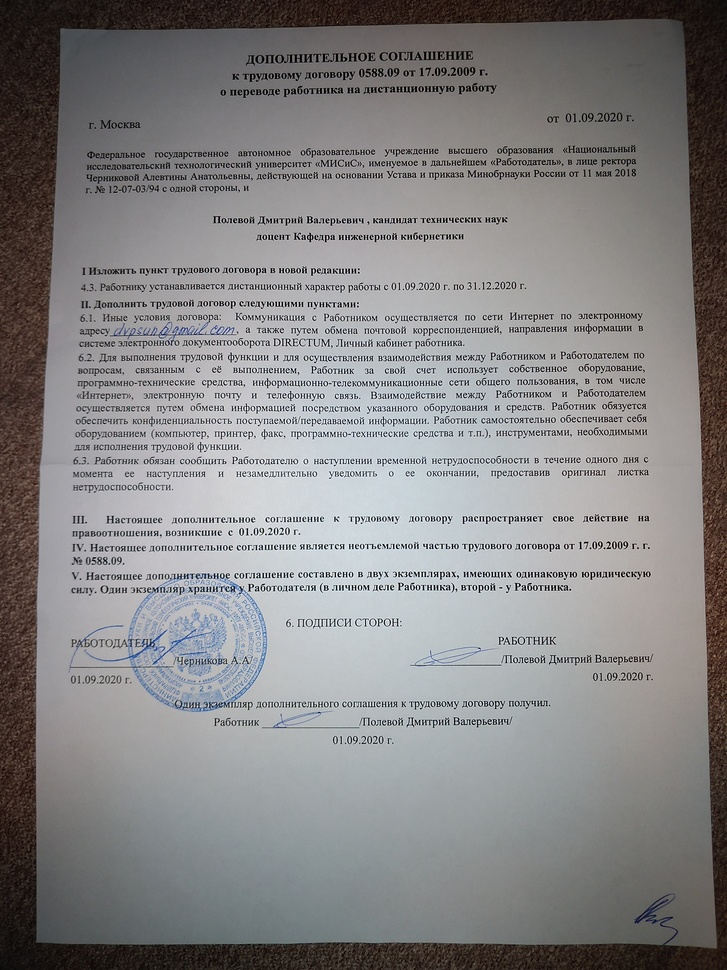
//> input picture data/lab04.src.jpg, 727 x 970 px, shrunk from 2448 x 3264 before the run
$ ./lab04   (built with g++ and OpenCV 4)
//> lines starting //> are read from the running program, lines starting //| are printed output that depends on the picture
#include <opencv2/opencv.hpp>


void fast_gaussian_binarization(const cv::Mat1b& input, cv::Mat1b& output) {
	cv::Mat1b gaussian_img;
	int32_t window_size = 27;
	cv::GaussianBlur(input, gaussian_img, cv::Size(window_size, window_size), 0, 0);
	cv::Mat1b d;
	cv::absdiff(gaussian_img, input, d);
	cv::GaussianBlur(d, d, cv::Size(window_size, window_size), 0, 0);
	cv::Mat res1, res2;
	int32_t d0 = 10;
	cv::subtract(gaussian_img, input, res1);
	cv::add(d, d0, res2);
	cv::divide(res1, res2, res1);
	output = cv::Mat::zeros(input.rows, input.cols, CV_8UC1);
	int thres = 1;
	output.setTo(255, res1 < thres);
}


double connectivity_component_analysis(const cv::Mat1b& img, const cv::Mat1b& etalon) {
	cv::Mat1b inv_img;
	cv::bitwise_not(img, inv_img);
	cv::Mat labels, stats, centroids;
	uint32_t components_number = cv::connectedComponentsWithStats(
		inv_img, labels, stats, centroids);

	cv::Mat1b inv_et;
	cv::bitwise_not(etalon, inv_et);
	cv::Mat labels_et, stats_et, centroids_et;
	uint32_t components_number_et = cv::connectedComponentsWithStats(
		inv_et, labels_et, stats_et, centroids_et);

	int32_t fp = components_number, fn = 0;
	double tp = 0;
	for (uint32_t i_component = 1; i_component < components_number_et; i_component += 1) {
		cv::Mat1b component;
		int32_t comp_left = stats_et.at<int32_t>(i_component, cv::CC_STAT_LEFT);
		int32_t comp_top = stats_et.at<int32_t>(i_component, cv::CC_STAT_TOP);
		int32_t comp_width = stats_et.at<int32_t>(i_component, cv::CC_STAT_WIDTH);
		int32_t comp_height = stats_et.at<int32_t>(i_component, cv::CC_STAT_HEIGHT);
		cv::Rect comp_rect = cv::Rect(comp_left, comp_top, comp_width, comp_height);
		cv::compare(labels_et(comp_rect), i_component, component, cv::CMP_EQ);
		cv::Mat1b res_and;
		cv::bitwise_and(component, inv_img(comp_rect), res_and);
		int32_t res_area = cv::countNonZero(res_and);
		if (res_area == 0) {
			fn += 1;
			continue;
		}
		fp -= 1;
		tp += static_cast<double>(res_area)
			/ stats_et.at<int32_t>(i_component, cv::CC_STAT_AREA);
	}
	fp = abs(fp);
	double recall = tp / (tp + fn);
	double prec = tp / (tp + fp);
	return 2 * prec * recall / (prec + recall);
}


double score(const cv::Mat1b& img, const cv::Mat1b& etalon) {
	return (connectivity_component_analysis(img, etalon) + connectivity_component_analysis(etalon, img)) / 2;
}


void error_illustration(const cv::Mat1b& img, const cv::Mat1b& standard, const std::string method) {
	cv::Mat3b dev_img;
	cv::cvtColor(img, dev_img, cv::COLOR_GRAY2RGB);
	dev_img.setTo(cv::Vec3b(0, 0, 255), img > standard);
	dev_img.setTo(cv::Vec3b(0, 255, 0), img < standard);
	cv::imwrite("lab04.e" + method + ".png", dev_img);
}

void process(cv::Mat1b& img, const cv::Mat1b& etalon, const std::string method) {
	double score1 = score(img, etalon);

	cv::GaussianBlur(img, img, cv::Size(3, 3), 0, 0);
	double score2 = score(img, etalon);
	cv::imwrite("lab04.f" + method + ".png", img);

	cv::Mat1b inv_img;
	cv::bitwise_not(img, inv_img);

	cv::Mat labels, stats, centroids;
	uint32_t components_number = cv::connectedComponentsWithStats(
		inv_img, labels, stats, centroids);
	int32_t margin = 200, small_comp_size = 50;
	std::set<int32_t> bad_components;
	for (uint32_t i_component = 0; i_component < components_number; i_component += 1) {
		if (stats.at<int32_t>(i_component, cv::CC_STAT_AREA) < small_comp_size
			|| stats.at<int32_t>(i_component, cv::CC_STAT_LEFT) < margin
			|| stats.at<int32_t>(i_component, cv::CC_STAT_TOP) < margin
			|| stats.at<int32_t>(i_component, cv::CC_STAT_LEFT)
			+ stats.at<int32_t>(i_component, cv::CC_STAT_WIDTH) > img.cols - margin
			|| stats.at<int32_t>(i_component, cv::CC_STAT_TOP)
			+ stats.at<int32_t>(i_component, cv::CC_STAT_HEIGHT) > img.rows - margin) {
			bad_components.insert(i_component);
		}
	}

	for (uint32_t i_row = 0; i_row < img.rows; i_row += 1) {
		for (uint32_t i_col = 0; i_col < img.cols; i_col += 1) {
			if (bad_components.count(labels.at<int32_t>(i_row, i_col))) {
				img.at<uint8_t>(i_row, i_col) = 255;
			}
		}
	}
	double score3 = score(img, etalon);
	cv::imwrite("lab04.v" + method + ".png", img);

	error_illustration(img, etalon, method);

	std::cout << "Results of the method " + method + ": " << std::endl;
	std::cout << "binarization - " << score1 << std::endl;
	std::cout << "filtering - " << score2 << std::endl;
	std::cout << "filtering components - " << score3 << std::endl;
}

int main() {
	cv::Mat img = cv::imread("lab04.src.jpg");
//> img is the input picture: 970 rows x 727 cols, CV_8UC3; mean B, G, R 133, 132.6, 133.7
	cv::Mat etalon = cv::imread("etalon.png");
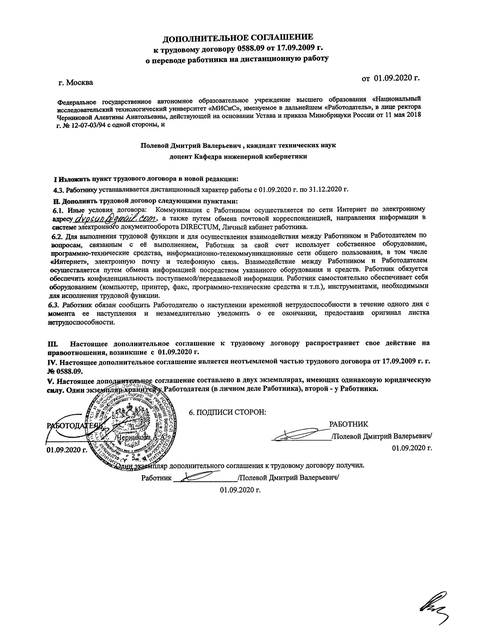
//> input picture data/etalon.png, 481 x 642 px, shrunk from 1620 x 2160 before the run
//> etalon is the input picture: 642 rows x 481 cols, CV_8UC3; min 0, max 255, mean 237.5
	resize(etalon, etalon, cv::Size(img.cols, img.rows));
//> etalon: 970 rows x 727 cols, CV_8UC3

	cvtColor(etalon, etalon, cv::COLOR_BGR2GRAY);
//> etalon: 970 rows x 727 cols, CV_8UC1

	cv::Mat g1;
	cvtColor(img, g1, cv::COLOR_BGR2GRAY);
	imwrite("lab04.g1.png", g1);

	cv::Mat1b b1;
	cv::adaptiveThreshold(g1, b1, 255, cv::ADAPTIVE_THRESH_GAUSSIAN_C, cv::THRESH_BINARY, 19, 10);
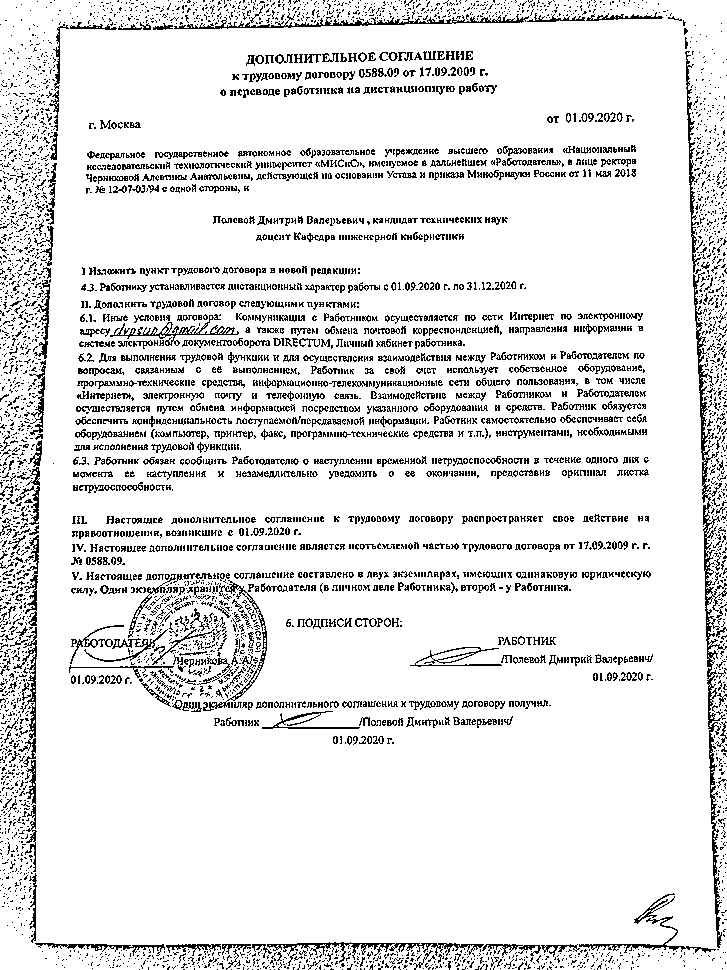
//> b1: 970 rows x 727 cols, CV_8UC1; 89.3% white; black in thin lines or dots
	imwrite("lab04.b1.png", b1);
	process(b1, etalon, "1");
//> in connectivity_component_analysis, `cv::bitwise_not(img, inv_img);`: inv_img: 970 rows x 727 cols, CV_8UC1; 10.7% white in thin lines or dots
//> in connectivity_component_analysis, `uint32_t components_number = cv::connectedComponentsWithStats( inv_img..`:
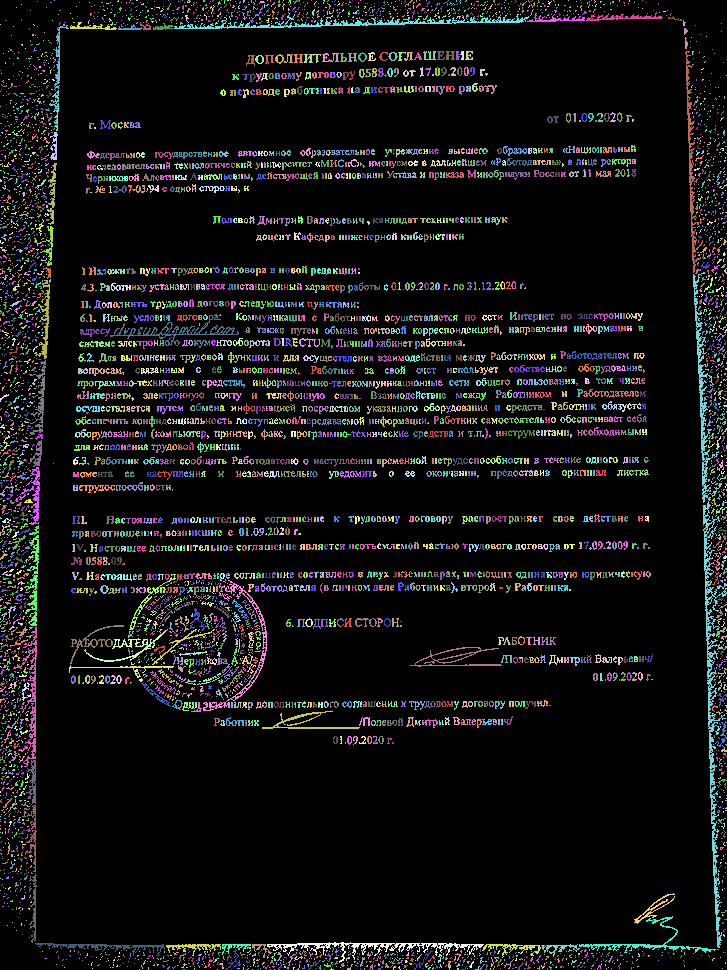
//> labels: 970 rows x 727 cols, CV_32SC1; 5131 distinct labels, from 0 to 5130; one colour per label, 0 black
//> in connectivity_component_analysis, `uint32_t components_number = cv::connectedComponentsWithStats( inv_img..`: centroids = 5131 pairs, first value 0 to 726, second value 0 to 969; components_number = 5131
//> in connectivity_component_analysis, `uint32_t components_number_et = cv::connectedComponentsWithStats( inv_..`:
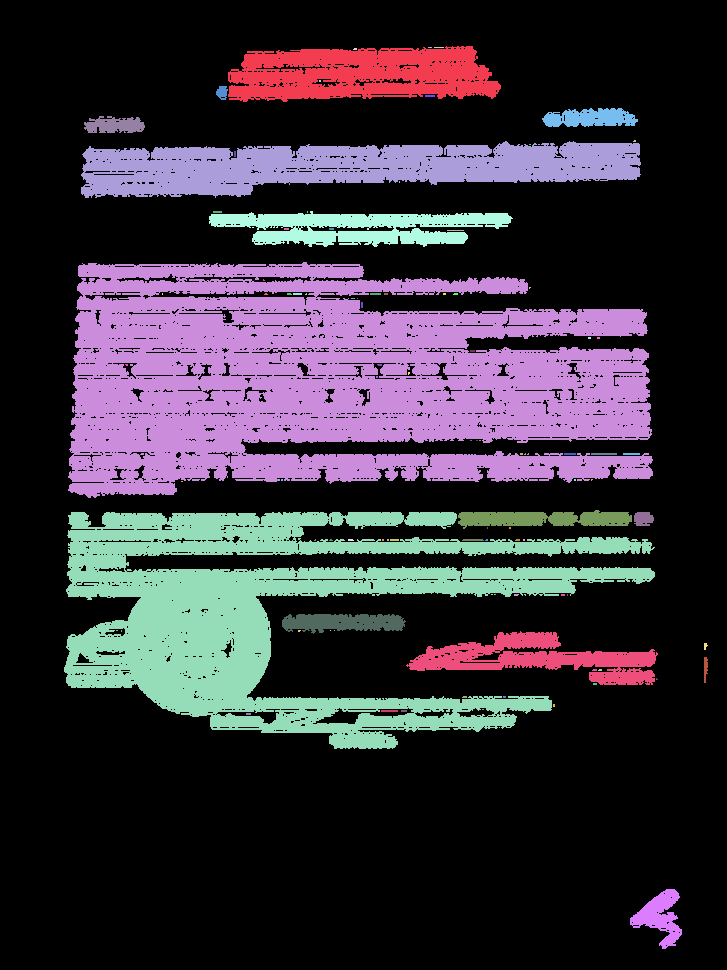
//> labels_et: 970 rows x 727 cols, CV_32SC1; 101 distinct labels, from 0 to 100; one colour per label, 0 black
//> in connectivity_component_analysis, `uint32_t components_number_et = cv::connectedComponentsWithStats( inv_..`: stats_et = 101 rows, first 6: [0, 0, 727, 970, 495843], [228, 46, 273, 56, 11346], [428, 47, 4, 1, 4], [434, 47, 10, 1, 10], [353, 48, 4, 2, 7], [319, 80, 2, 2, 4]; centroids_et = 101 pairs, first value 114.2 to 705.2, second value 47 to 916.3; components_number_et = 101
//> in connectivity_component_analysis, `int32_t fp = components_number, fn = 0;`: fp = 5131
//> the loop in connectivity_component_analysis, `for (uint32_t i_component = 1; i_component < components_number_et; i_c..` made 100 passes
//> (comp_left, comp_top, comp_width, comp_height, res_area, fp, tp) on passes 1, 6, 8, 9, 10, 18, 23, 58, 59, 60: (228, 46, 273, 56, 2871, 5130, 0.253), (216, 86, 12, 14, 26, 5129, 0.466), (542, 108, 96, 19, 284, 5128, 0.677), (84, 116, 61, 17, 168, 5127, 0.893), (81, 141, 560, 57, 5429, 5126, 1.15), (209, 211, 304, 36, 1572, 5125, 1.39), (68, 262, 585, 236, 23504, 5124, 1.63), (458, 510, 174, 19, 506, 5123, 1.85), (64, 512, 591, 237, 14216, 5122, 2.1), (634, 512, 20, 14, 38, 5121, 2.26)
//> (comp_left, comp_top, comp_width, comp_height) on pass 93: (503, 696, 3, 2)
//> in connectivity_component_analysis (call 3), `uint32_t components_number = cv::connectedComponentsWithStats( inv_img..`:
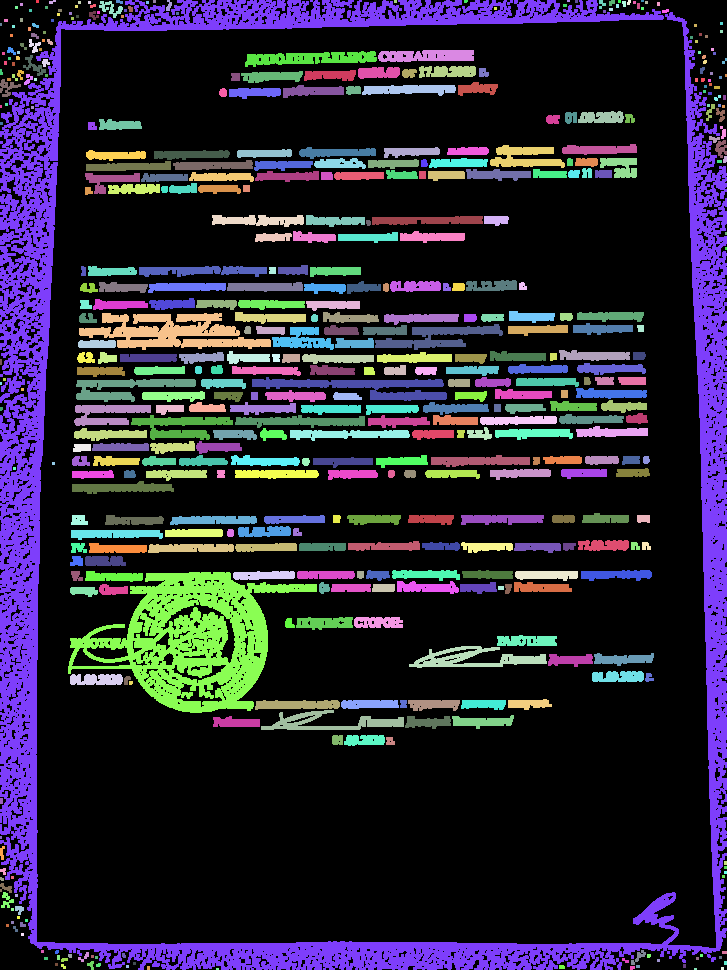
//> labels: 970 rows x 727 cols, CV_32SC1; 479 distinct labels, from 0 to 478; one colour per label, 0 black
//> the loop in connectivity_component_analysis (call 3), `for (uint32_t i_component = 1; i_component < components_number_et; i_c..` made 100 passes
//> in connectivity_component_analysis (call 5), `uint32_t components_number = cv::connectedComponentsWithStats( inv_img..`: labels: 970 rows x 727 cols, CV_32SC1; 117 distinct labels, from 0 to 116
//> in error_illustration, `dev_img.setTo(cv::Vec3b(0, 255, 0), img < standard);`: dev_img: 970 rows x 727 cols, CV_8UC3; mean R, G, B 179.5, 189.3, 245
//| binarization - 0.225047
//| filtering - 0.318116
//| filtering components - 0.477429

	cv::Mat1b b2;
	fast_gaussian_binarization(g1, b2);
//> in fast_gaussian_binarization, `output.setTo(255, res1 < thres);`: output: 970 rows x 727 cols, CV_8UC1; 89.7% white; black in thin lines or dots
	cv::imwrite("lab04.b2.png", b2);
	process(b2, etalon, "2");
//> call 2 of process, with method = '2'
//> in connectivity_component_analysis (call 7), `cv::bitwise_not(img, inv_img);`: inv_img: 970 rows x 727 cols, CV_8UC1; 10.3% white in thin lines or dots
//> in connectivity_component_analysis (call 7), `uint32_t components_number = cv::connectedComponentsWithStats( inv_img..`: labels: 970 rows x 727 cols, CV_32SC1; 5698 distinct labels, from 0 to 5697
//> in process (call 2), `uint32_t components_number = cv::connectedComponentsWithStats( inv_img..`:
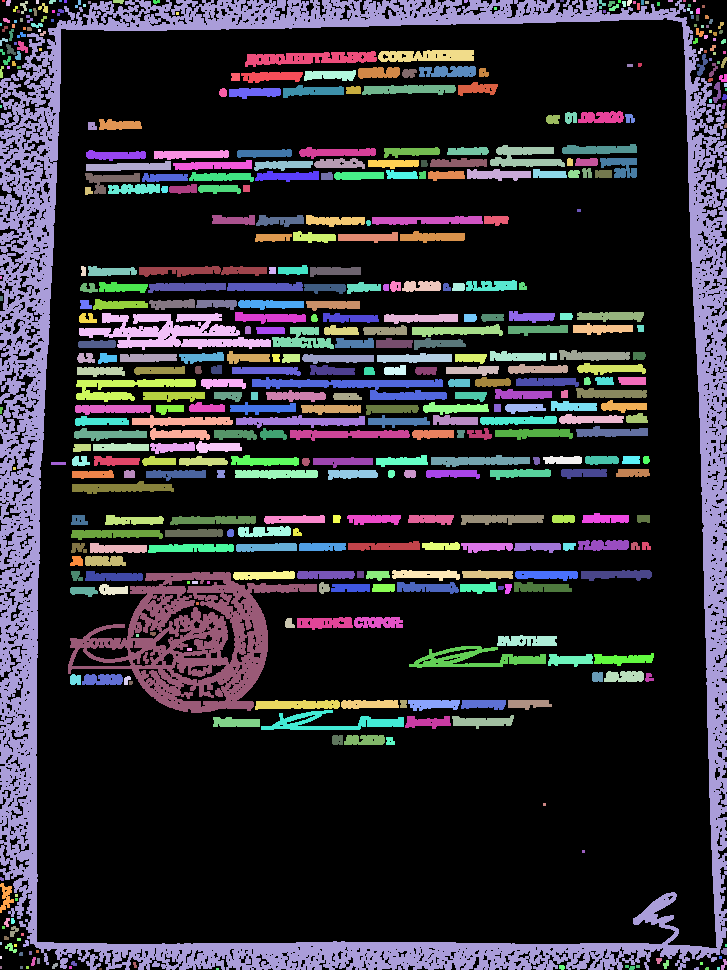
//> labels: 970 rows x 727 cols, CV_32SC1; 468 distinct labels, from 0 to 467; one colour per label, 0 black
//> call 2 of error_illustration, with method = '2'
//> in error_illustration (call 2), `dev_img.setTo(cv::Vec3b(0, 255, 0), img < standard);`:
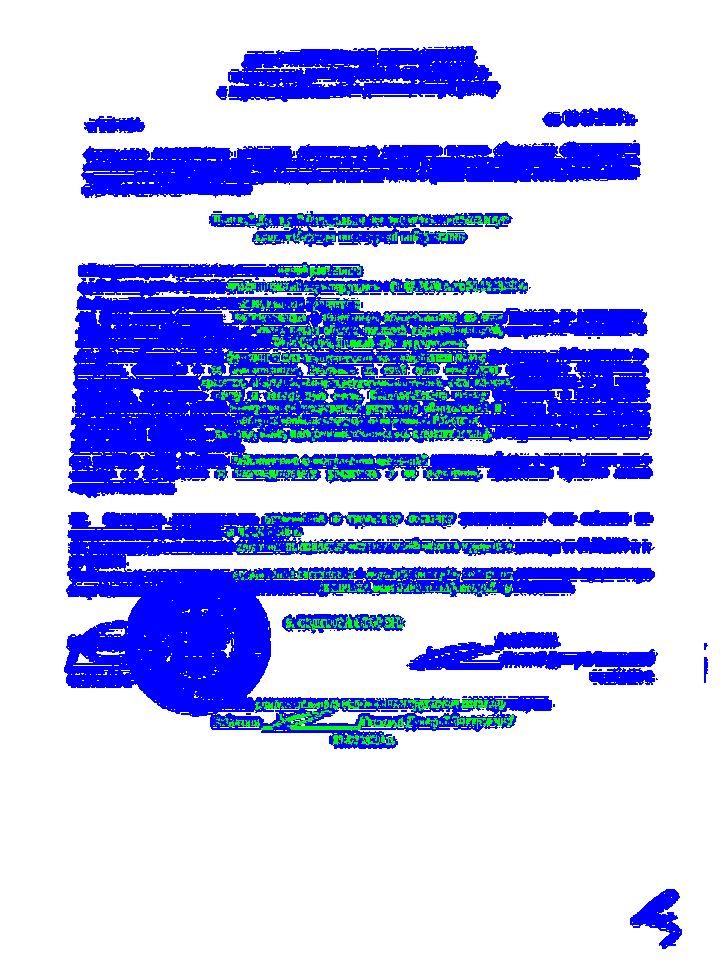
//> dev_img: 970 rows x 727 cols, CV_8UC3; mean R, G, B 179.5, 187.4, 247
//| binarization - 0.234192
//| filtering - 0.32721
//| filtering components - 0.472337

	return 0;
}
